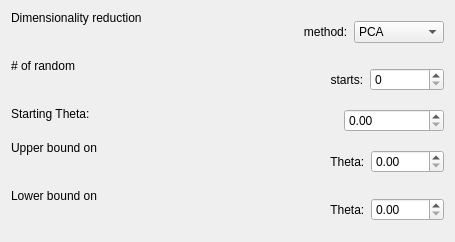
                                                        <widget class="QWidget" name="gp_widget" native="true">
                                                            <layout class="QVBoxLayout" name="gp_vlayout">
                                                                <item>
                                                                    <layout class="QHBoxLayout"
                                                                            name="gp_dim_red_hlayout">
                                                                        <item>
                                                                            <widget class="QLabel"
                                                                                    name="gp_dim_red_label">
                                                                                <property name="text">
                                                                                    <string>Dimensionality reduction
                                                                                        method:
                                                                                    </string>
                                                                                </property>
                                                                            </widget>
                                                                        </item>
                                                                        <item>
                                                                            <widget class="QComboBox"
                                                                                    name="gp_dim_red_combobox">
                                                                                <property name="maximumSize">
                                                                                    <size>
                                                                                        <width>150</width>
                                                                                        <height>16777215</height>
                                                                                    </size>
                                                                                </property>
                                                                                <item>
                                                                                    <property name="text">
                                                                                        <string>PCA</string>
                                                                                    </property>
                                                                                </item>
                                                                                <item>
                                                                                    <property name="text">
                                                                                        <string>FastICA</string>
                                                                                    </property>
                                                                                </item>
                                                                                <item>
                                                                                    <property name="text">
                                                                                        <string>ICA - JADE</string>
                                                                                    </property>
                                                                                </item>
                                                                                <item>
                                                                                    <property name="text">
                                                                                        <string>None</string>
                                                                                    </property>
                                                                                </item>
                                                                            </widget>
                                                                        </item>
                                                                    </layout>
                                                                </item>
                                                                <item>
                                                                    <layout class="QVBoxLayout"
                                                                            name="gp_verticalLayout">
                                                                        <item>
                                                                            <layout class="QHBoxLayout"
                                                                                    name="gp_rand_starts_hlayout">
                                                                                <item>
                                                                                    <widget class="QLabel"
                                                                                            name="gp_rand_starts_label">
                                                                                        <property name="text">
                                                                                            <string># of random
                                                                                                starts:
                                                                                            </string>
                                                                                        </property>
                                                                                    </widget>
                                                                                </item>
                                                                                <item>
                                                                                    <widget class="QSpinBox"
                                                                                            name="gp_rand_starts_spin">
                                                                                        <property name="maximumSize">
                                                                                            <size>
                                                                                                <width>100</width>
                                                                                                <height>16777215
                                                                                                </height>
                                                                                            </size>
                                                                                        </property>
                                                                                    </widget>
                                                                                </item>
                                                                            </layout>
                                                                        </item>
                                                                        <item>
                                                                            <layout class="QHBoxLayout"
                                                                                    name="gp_theta0_hlayout">
                                                                                <item>
                                                                                    <widget class="QLabel"
                                                                                            name="gp_theta0_label">
                                                                                        <property name="text">
                                                                                            <string>Starting Theta:
                                                                                            </string>
                                                                                        </property>
                                                                                    </widget>
                                                                                </item>
                                                                                <item>
                                                                                    <widget class="QDoubleSpinBox"
                                                                                            name="gp_theta0_spin">
                                                                                        <property name="maximumSize">
                                                                                            <size>
                                                                                                <width>100</width>
                                                                                                <height>16777215
                                                                                                </height>
                                                                                            </size>
                                                                                        </property>
                                                                                    </widget>
                                                                                </item>
                                                                            </layout>
                                                                        </item>
                                                                        <item>
                                                                            <layout class="QHBoxLayout"
                                                                                    name="gp_thetaU_hlayout">
                                                                                <item>
                                                                                    <widget class="QLabel"
                                                                                            name="gp_thetaU_label">
                                                                                        <property name="text">
                                                                                            <string>Upper bound on
                                                                                                Theta:
                                                                                            </string>
                                                                                        </property>
                                                                                    </widget>
                                                                                </item>
                                                                                <item>
                                                                                    <widget class="QDoubleSpinBox"
                                                                                            name="gp_thetaU_spin">
                                                                                        <property name="maximumSize">
                                                                                            <size>
                                                                                                <width>100</width>
                                                                                                <height>16777215
                                                                                                </height>
                                                                                            </size>
                                                                                        </property>
                                                                                    </widget>
                                                                                </item>
                                                                            </layout>
                                                                        </item>
                                                                        <item>
                                                                            <layout class="QHBoxLayout"
                                                                                    name="gp_thetaL_hlayout">
                                                                                <item>
                                                                                    <widget class="QLabel"
                                                                                            name="gp_thetaL_label">
                                                                                        <property name="text">
                                                                                            <string>Lower bound on
                                                                                                Theta:
                                                                                            </string>
                                                                                        </property>
                                                                                    </widget>
                                                                                </item>
                                                                                <item>
                                                                                    <widget class="QDoubleSpinBox"
                                                                                            name="gp_thetaL_spin">
                                                                                        <property name="maximumSize">
                                                                                            <size>
                                                                                                <width>100</width>
                                                                                                <height>16777215
                                                                                                </height>
                                                                                            </size>
                                                                                        </property>
                                                                                    </widget>
                                                                                </item>
                                                                            </layout>
                                                                        </item>
                                                                    </layout>
                                                                </item>
                                                            </layout>
                                                        </widget>
